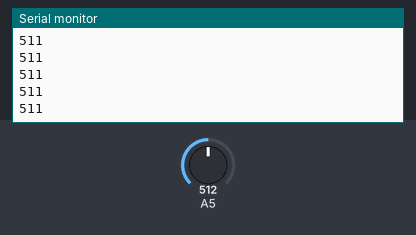
A sketch run on a simulated Arduino Uno, built with avr-gcc and run on an emulated ATmega328P. Parts: the last lines printed to the serial monitor. The inputs (shaded band) are chosen by the test bench; at power-on: A5 = 512.

Above: at 11.2 s.
11.3 s: A5 set to 390
At 12.1 s:
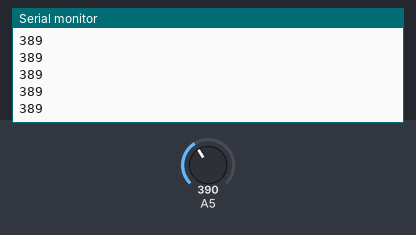
12.8 s: A5 set to 410
At 13.5 s:
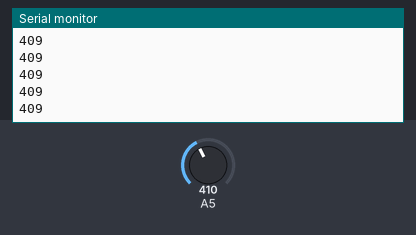
Timing chart, 0 to 15.8 s (numbered marks = the images above; inputs shaded):
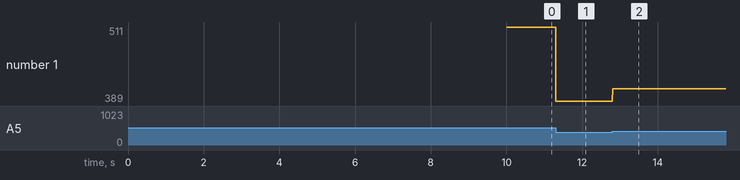

The sketch:

reflect_sensor.ino
```cpp
#include <QTRSensors.h>

QTRSensorsAnalog qtra((unsigned char[]) {35}, 1);
unsigned int sensorValues[1];

void setup() {
  Serial.begin(115200);
  for (int i = 0; i < 400; i++)  // make the calibration take about 10 seconds
  {
    qtra.calibrate();       // reads all sensors 10 times at 2.5 ms per six sensors (i.e. ~25 ms per call)
  }
}

void loop() {
  qtra.read(sensorValues);
  Serial.println(sensorValues[0]);
}
```

Measured:
- after the input at 11.3 s, the serial monitor: prints a new line at once (image 1)
- after the input at 12.8 s, the serial monitor: prints a new line at once (image 2)
- plotted number 1: 511 → 389 after the input at 11.3 s, 389 → 409 after the input at 12.8 s
